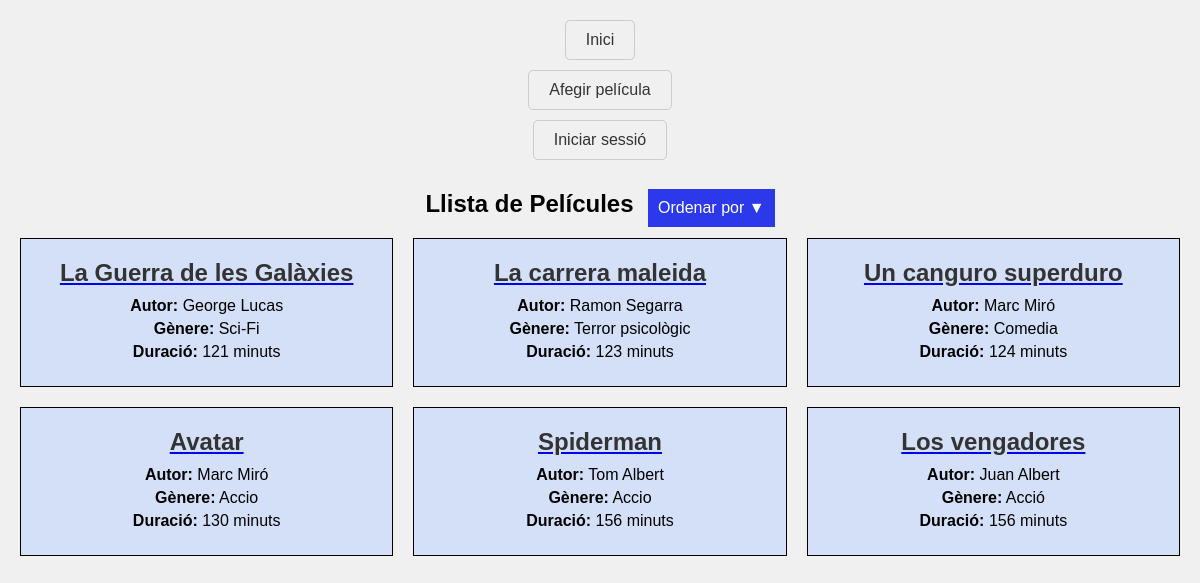
/?order=duracion&direction=asc, run on the app's committed database.
### films/models.py (models this page shows, shortened)
class Film(models.Model):
    title = models.CharField(max_length=100)
    author = models.CharField(max_length=100)
    genre = models.CharField(max_length=100, blank=True, null=True)
    duration = models.IntegerField()
    actors = models.ManyToManyField(Actor, related_name='films')

### films/views.py (the view)
# urls.py: path('', BookListView.as_view(), name='book_list'),
class BookListView(ListView):
    model = Film
    template_name = 'film_list.html'
    context_object_name = 'books'
    def get_queryset(self):
        queryset = super().get_queryset()  # Obtiene el queryset base de la clase padre
        order_by = self.request.GET.get('order')  # Obtiene el parámetro de orden
        direction = self.request.GET.get('direction')  # Obtiene el parámetro de dirección
        if order_by == 'duracion':
            if direction == 'asc':
                queryset = queryset.order_by('duration')
            elif direction == 'desc':
                queryset = queryset.order_by('-duration')
        elif order_by == 'alfabetico':
            if direction == 'asc':
                queryset = queryset.order_by('title')
            elif direction == 'desc':
                queryset = queryset.order_by('-title')
        return queryset

### templates/film_list.html (shortened to what this page needs)
{% extends "base.html" %}
{% block content %}
    {% load static %}
    <link rel="stylesheet" type="text/css" href="{% static 'film_list.css' %}">
<div class="container">
  <h2 class="section-title">Llista de Películes</h2>
  <div class="dropdown">
    <button class="dropbtn">Ordenar por <span class="current-order">▼</span></button>
  </div>
</div>
<div class="film-container">
    {% for film in books %}
            <div class="film-item">
                <a href="{% url 'book_detail' pk=film.pk %}">
                    <h2>{{ film.title }}</h2>
                </a>
                <div class="film-info">
                    <div><strong>Autor:</strong> {{ film.author }}</div>
                    <div><strong>Gènere:</strong> {{ film.genre }}</div>
                    <div><strong>Duració:</strong> {{ film.duration }} minuts</div>
                </div>
            </div>
    {% endfor %}
</div>
{% endblock %}

### static/base.css (style rules this page uses)
body { font-family: Arial, sans-serif; margin: 20px; padding: 0; background-color: #f0f0f0; height: 100vh; }

### static/film_list.css (style rules this page uses)
.film-item h2 { margin-top: 0; margin-bottom: 10px; font-size: 24px; color: #333; text-decoration: none; transition: color 0.3s ease; }
.film-container { display: grid; grid-template-columns: repeat(auto-fill, minmax(300px, 1fr)); gap: 20px; justify-content: center; }
.film-item { border: 1px solid #000000; padding: 20px; text-align: center; background: #d4e0f8; }
.film-info div { margin-bottom: 5px; }
.container { text-align: center; }
.section-title { display: inline-block; margin-right: 10px; }
.dropdown { display: inline-block; vertical-align: middle; }
.dropdown { position: relative; display: inline-block; }
.dropbtn { background-color: #2b39ea; color: white; padding: 10px; font-size: 16px; border: none; cursor: pointer; }

### data on the page
Film: title "La Guerra de les Galàxies", author "George Lucas", genre "Sci-Fi", duration "121"
Film: title "La carrera maleida", author "Ramon Segarra", genre "Terror psicològic", duration "123"
Film: title "Un canguro superduro", author "Marc Miró", genre "Comedia", duration "124"
Film: title "Avatar", author "Marc Miró", genre "Accio", duration "130"
Film: title "Spiderman", author "Tom Albert", genre "Accio", duration "156"
Film: title "Los vengadores", author "Juan Albert", genre "Acció", duration "156"
